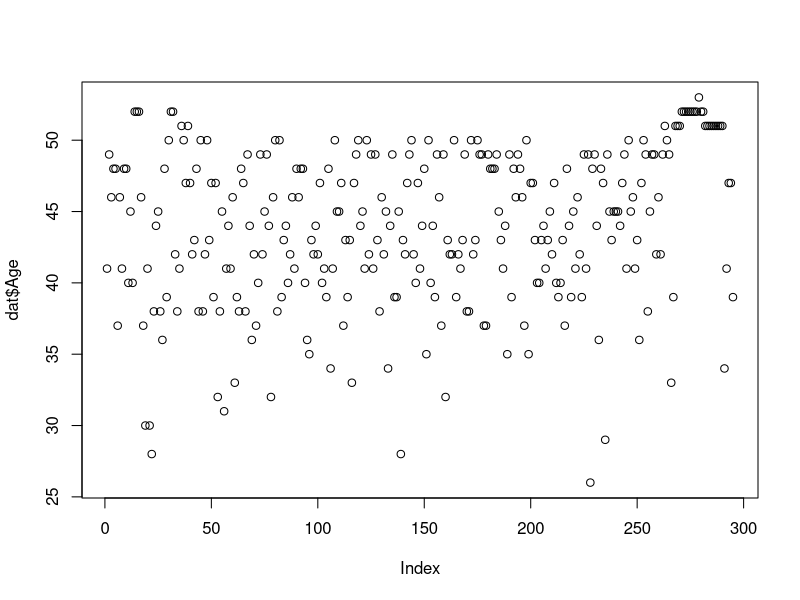
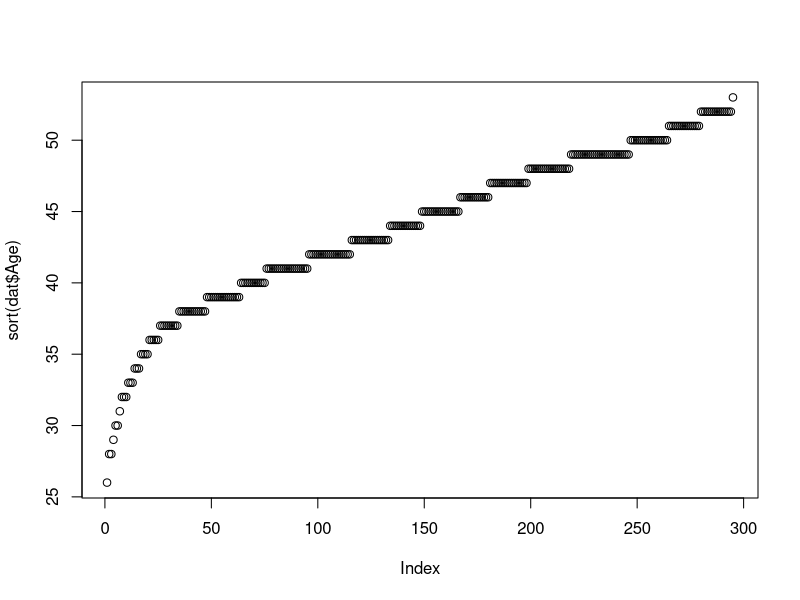
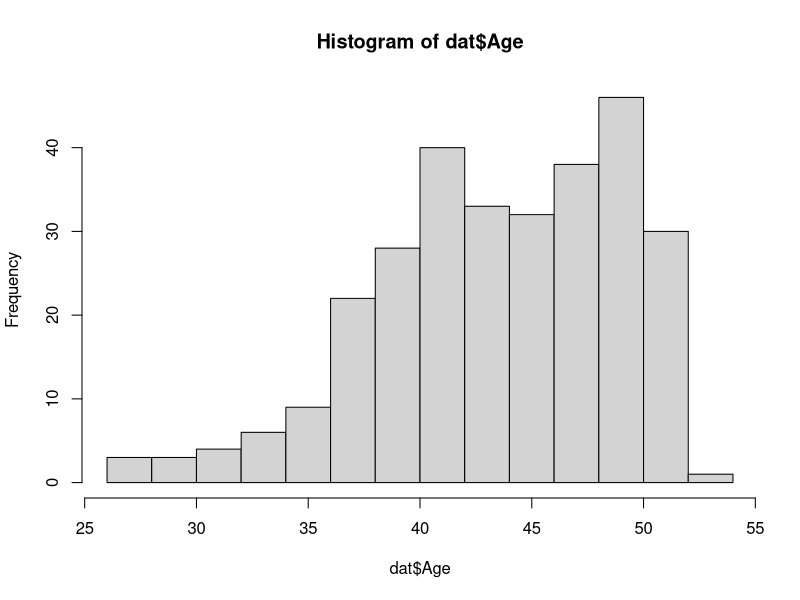
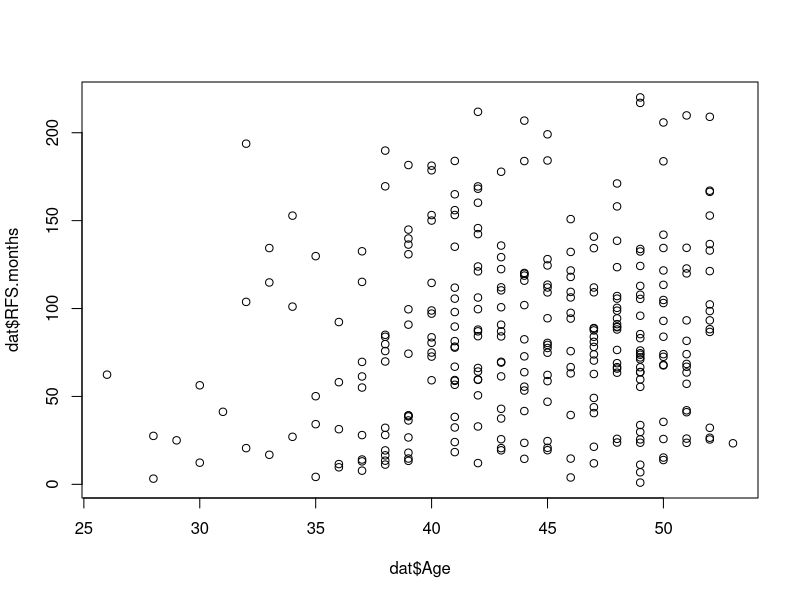
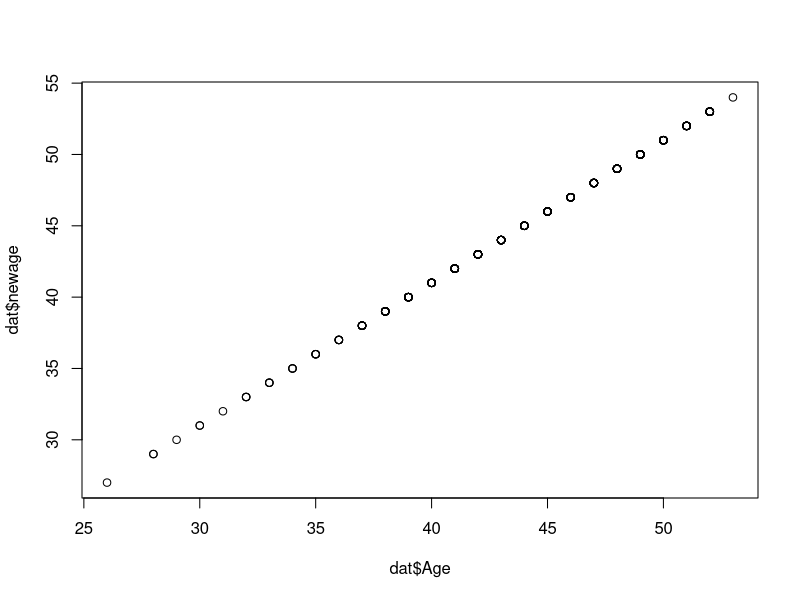
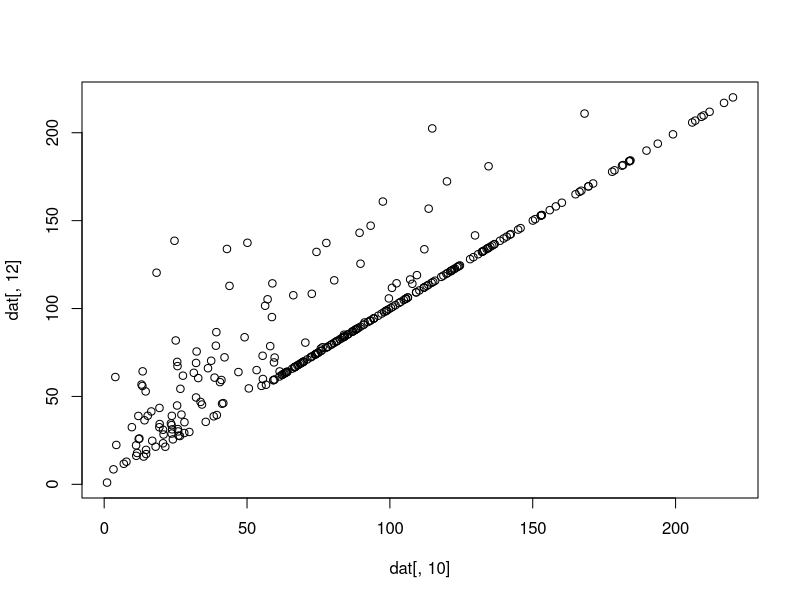

R code for these plots, in order: (Note: this script raises an error after producing the figures.)
# R is a calculator!
3+5

# Use # to write comments
# Anything to the right of # will be ignored by R

# Tell R what folder we are working in
setwd('Desktop/r-data/')
getwd()
list.files() 

# Read your dataset into R!
read.csv('vandevijver-CLIN-STAT435.csv')

# Assigning variables
# NB type alt '-' as a shortcut for '<-'
height <- 164
height

# Altering variables
height <- height + 10
height

new <- 155
total <- height+new
total

# Make a list using the function 'c', which stands for 'combine'

evens <- c(2,4,6,8)
odds <- evens + 1
odds # this is a list

# Assign whole dataset to a variable called 'dat'

dat <- read.csv('vandevijver-CLIN-STAT435.csv')

##Assigning variables Challenge

years <- 34
height <- 190
years <- years+12
height <- height*3
#What will this show?
years 
height
# "years" "height" # a) 
# 34 190 # b) 
# 46 570 # c) - correct!
# 102 202 # d) 

# Take a quick peep at your dataset

dat
head(dat)
dim(dat)

# Subsetting data
# [rows, columns]
# Doing it with numbers
# Single numbers, or a slice ie. 1:10

dat[1,1]
dat[0,0]

dat[1,]
dat[,1]
dat[1:10,]
dat[1:10,3:5]

##Subsetting Challenge

#How do I select the ages (hint: column 2) of the first 10 patients?
dat[1,10] # a)
dat[1:10,2] # b) - correct
dat[2,1:10] # c)
dat[1:10] # d)

# Subset using a list of row numbers

dat[c(1,3,5,9),]

# Subset using a list of column names

dat[1:5,c('Age', "ER", "Grade")]

# Print all the column names

colnames(dat)

# Subset using $ - but only one column at a time

dat$Intrinsic.Subtype

# Add one to every value in a column
# Always check that it worked the way you expect!

newage <- dat$Age+1
dat[1:5,'Age']
newage[1:5]

# Do functions to a column

mean(dat$Age)
min(dat$Age)
sd(dat$Age)

##Subsetting 2 Challenge

#Find the mean ages (hint: column 2) of all patients?
mean(dat[,'Age']) # a)
mean(dat[,2]) # b) - correct
mean(dat$Age) # c) - correct
mean(dat[,'Age']) # d) - correct

# Create a new column, put stuff in it
# Check it worked

dat$newage <- dat$Age + 1
dim(dat)
dat[1:5, c('Age', 'newage')]

# Get help from R

?mean
??read

# Useful websites;
# SO MANY
# http://www.statmethods.net/index.html 
# http://stackoverflow.com/questions/tagged/r?sort=votes&pageSize=15
# Google

# Plotting
# Default plots in R are ok, but not always the best. 
# Try a few different ones out!
# You can also sort your data
# Histograms are nice
# Plot 2 variables against each other

plot(dat$Age)
sort(dat$Age)

plot(sort(dat$Age))

hist(dat$Age)

colnames(dat)

plot(dat$Age, dat$RFS.months)

##Plotting Challenge

#Plot RFS.months(column 10) against OS.months(column 12)
#Use any subsetting method you'd like!
#Show your neighbour!
#Put up a green sticky when you're done!

plot(dat$Age, dat$newage)

plot(dat[,10], dat[,12])

str(dat)

plot(dat$Intrinsic.Subtype)

# Data types are a thing, read up on them if you want!
# http://www.statmethods.net/input/datatypes.html
# http://www.r-bloggers.com/data-types-part-3-factors/
# numbers, integers (continuous)
# factors (categorical)
# sometimes the categories are numbers (ie. Grade: 1, 2, 3)
# This will confuse R, and be 'typed' as num/int
# So change it! 

plot(dat$Grade)

table(dat$Grade)

as.factor(dat$Grade)
dat$Grade

plot(dat$Grade)
plot(as.factor(dat$Grade))

dat$Grade <- as.factor(dat$Grade)

str(dat)

# Heaps of possible extra arguments
# So much customisation is possible
# Some examples 
# http://shinyapps.org/apps/RGraphCompendium/index.php#introduction
# http://www.sr.bham.ac.uk/~ajrs/R/r-gallery.html
# Some of these are quite advanced
# Something to aspire to!
# For now, some useful links;
# http://www.statmethods.net/advgraphs/parameters.html
# http://www.r-bloggers.com/how-to-plot-a-graph-in-r/

plot(dat$Grade, main = 'Grade Histogram', xlab='Grade', 
     ylab='Number of patients')
?plot

## Plotting 2 challenge
# make a table of tumor.size 
# change it to a factor in dat
# check by making a plot

# You can install packages 
# This one is full of lovely colour palettes for your plots
# Check it out! 
# http://colorbrewer2.org/
# http://www.r-bloggers.com/r-using-rcolorbrewer-to-colour-your-figures-in-r/
install.packages('RColorBrewer')

# Well done! You made it!
# Try it out on your own data =)